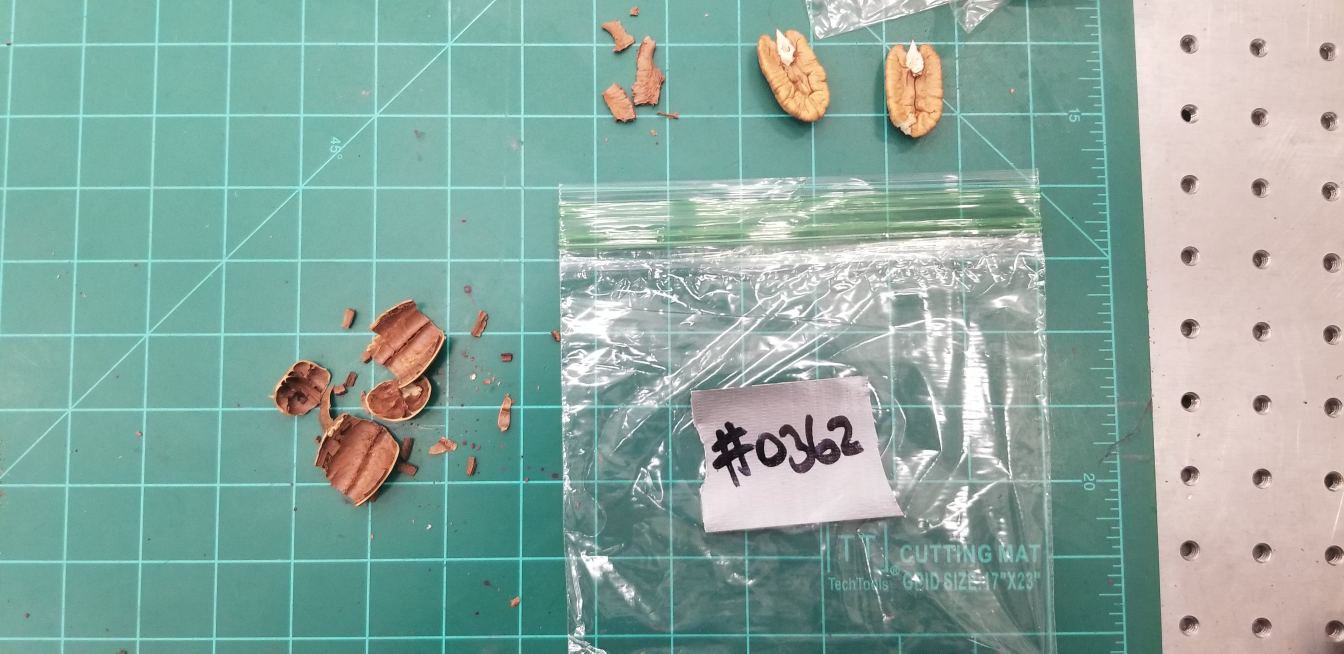
%> input picture 20220227_142257.jpg, 4032 x 1960 px (shown at 1/3 size)
$ octave --eval "result = pecan_property_get('20220227_142257.jpg');"   (GNU Octave 9; MATLAB toolbox functions it lacks are replaced by stand-ins)
%> lines starting %> are read from the running program, lines starting %| are printed output that depends on the picture; in (x1, y1, x2, y2) boxes, pixels count from 0 and x2, y2 are one past the last pixel; in counts of white or black regions, pixels touching at a corner belong together; the program's own positions count from 1
### DataProcessing/pecan_property_get.m
% [225 lines left out: function pecan_property_get, not called in this run]

### pecan_calibration.m
function calib = pecan_calibration(val,varargin)

%%%%%%%%%%%%%%%%%%%%%%%%%%%%%%%%%%%%%%%%%%%%%%%%%%%%%%%%%%%%%%%%%%%%%%%%%%%
% DDSL - Pecan Project
%
% Calibrate length or area of pecan to mm or mm^2, depending on user
% inputs.
%
% Author: Dani Agramonte
% Last Updated: 03.16.22
%
%%%%%%%%%%%%%%%%%%%%%%%%%%%%%%%%%%%%%%%%%%%%%%%%%%%%%%%%%%%%%%%%%%%%%%%%%%%

% parse inputs into function
[x, param] = parseinputs(val,varargin);

% Change the current folder to the folder of this m-file.
if(~isdeployed)
  cd(fileparts(which(mfilename)));
end

% calibration constant
calib_constant = 9.4;

% calibrate values
if param == true
    calib = x./calib_constant;
else
    calib = x./(calib_constant^2);
end


end % pecan_calibration

%-----------END MAIN FUNCTION-----------%

function [x, param] = parseinputs(x,varargin)
% PARSEINPUTS put x in the correct form, and parse user parameters

% CHECK x
% Make sure x is Nx1
if size(x, 1) == 1
    x = x';
end
if size(x, 2) ~= 1
    error('pecan_calibration:InvalidDimension', ...
        'Input matrix must be one dimensional')
end

% Determine if we are calibrating to area or distance
if ~isempty(varargin{1}) && strncmpi(varargin{1},'distance',...
        length(varargin{1}))
    param = true;
elseif ~isempty(varargin{1}) && strncmpi(varargin{1},'area',...
        length(varargin{1}))
    param = false;
else
    param = true;
end

end % parseinputs

### pecan_property_get.m
function [area,pec_length,pec_width,bounding_box,bw,ecc,ext] = pecan_property_get(path,...
    varargin)
%> called with path = '20220227_142257.jpg'

%%%%%%%%%%%%%%%%%%%%%%%%%%%%%%%%%%%%%%%%%%%%%%%%%%%%%%%%%%%%%%%%%%%%%%%%%%%
% DDSL - Pecan Project
%
% Image processing script to get properties from an uncalibrated pecan
% image
%
% Author: Dani Agramonte
% Last Updated: 04.11.22
%
% Inputs
% ---------------
% path                 : path of image. must be an absolute path
% varargin             : optional inputs (see explanation)
%
% Optional Inputs
% ---------------
% debug                : go into debug mode. show binary image. takes true
%                        or false values. false by default
% bounding_box         : turn bounding box around all images on. takes true
%                        or false values. false by default
% delay_figure         : delay creation of figure. takes true or false values
%                        false by default
%
%%%%%%%%%%%%%%%%%%%%%%%%%%%%%%%%%%%%%%%%%%%%%%%%%%%%%%%%%%%%%%%%%%%%%%%%%%%

% parse inputs with auxiliary function
[path,params] = parseinputs(path,varargin{:});

% read image from file
I_raw = imread(path);

%%%% -- Note -- %%%%
% deal with matlab not properly handling the orientation property

% get image info
I_info = imfinfo(path);

% orient image properly
if isfield(I_info,'Orientation')

    % get orientation property
    EXIF_Orientation = I_info.Orientation;

    %%%%%%%%%% ------------ %%%%%%%%%%%%
    % note: only non mirror exif
    % orientation values are currently
    % supported
    %%%%%%%%%% ------------ %%%%%%%%%%%%

    switch EXIF_Orientation
        case 1
            % do nothing
        case 6
            % rotate 90 deg cw
            I_raw = rot90(I_raw,-1);
        case 3
            % rotate 180 deg ccw
            I_raw = rot90(I_raw,2);
        case 8
            % rotate 90 deg ccw
            I_raw = rot90(I_raw,1);
        otherwise
            error('Orientation Property Value NOT Recognized')
    end
end

% get image dimensions
im_dims = size(I_raw);
%> im_dims = [4032 1960 3]

if (im_dims(1) == 4032)&&(im_dims(2) == 1960)
    % if image dims are flipped, rotate ccw
    I_raw = rot90(I_raw);
elseif ~((im_dims(1) == 1960)&&(im_dims(2) == 4032))
    % dimensions aren't compatible with what is expected from the camera
    error('pecan_property_get:image is not correctly size');
end

% crop image
imStep1 = imcrop(I_raw,[1500 150 1500 950]);
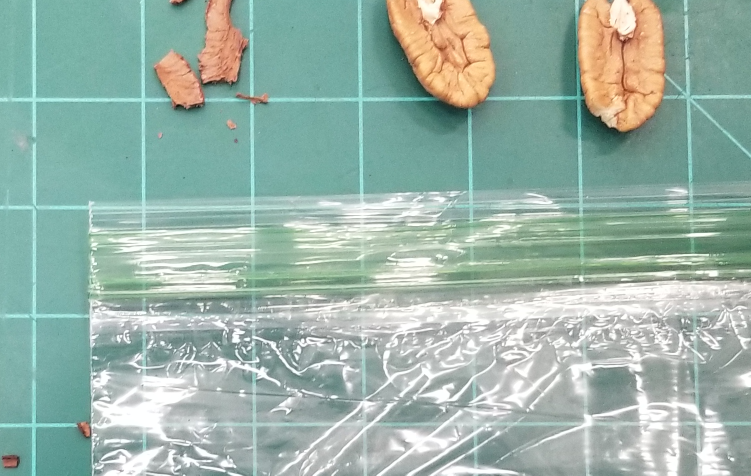
%> imStep1: size 951x1501x3 uint8 (shown at 1/2 size); mean R, G, B 155.3, 179.6, 169.3

% convert to grayscale
imStep2 = rgb2gray(imStep1);
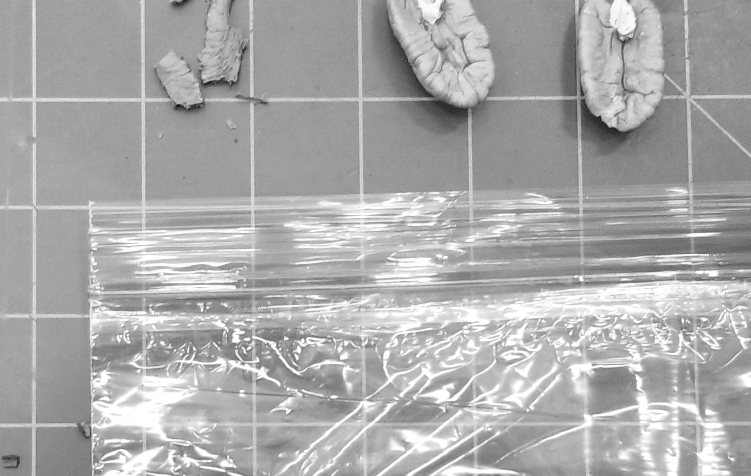
%> imStep2: size 951x1501 uint8 (shown at 1/2 size); min 9, max 255, mean 171.2

% binarize image and invert to create mask
imStep3 = ~imbinarize(imStep2,'adaptive','Sensitivity',0.7);
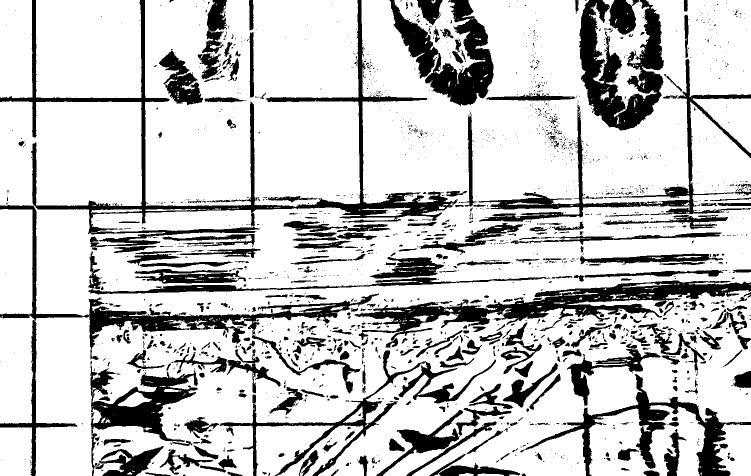
%> imStep3: size 951x1501 logical (shown at 1/2 size); 78.3% white; 1946 black regions (1501 under 20 px), largest, box (x1, y1, x2, y2) and area: (0, 0, 915, 951) 56477, (709, 561, 1501, 696) 25645, (1158, 0, 1328, 261) 22161

% perform light opening operation to remove noise
imStep4 = imopen(imStep3,strel('Disk',1));
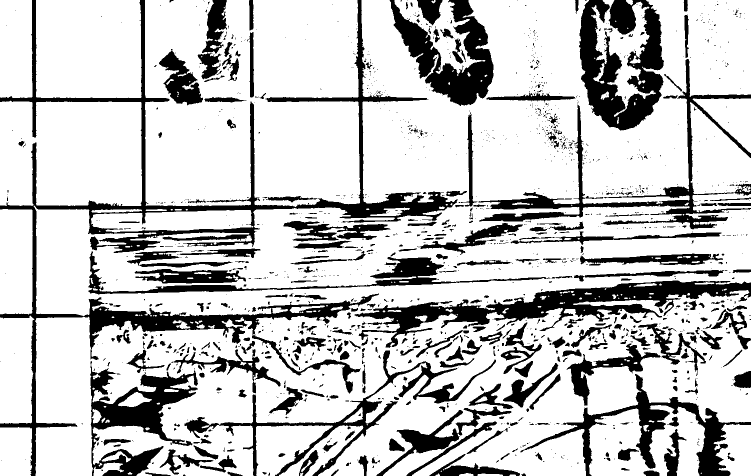
%> imStep4: size 951x1501 logical (shown at 1/2 size); 77.6% white; 1510 black regions (1140 under 20 px), largest, box (x1, y1, x2, y2) and area: (0, 0, 915, 951) 61609, (709, 561, 1501, 696) 27636, (1158, 0, 1328, 261) 25585

% perform closing operation
imStep5 = imclose(imStep4,strel('Disk',7));
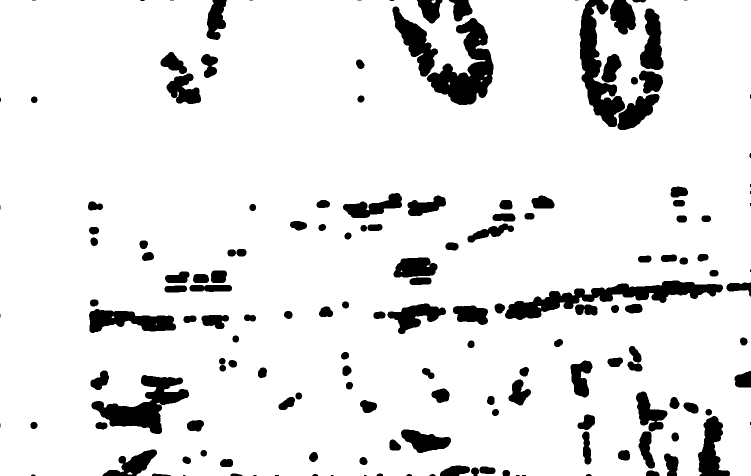
%> imStep5: size 951x1501 logical (shown at 1/2 size); 90% white; 162 black regions (27 under 20 px), largest, box (x1, y1, x2, y2) and area: (1010, 561, 1446, 640) 11474, (854, 36, 987, 210) 10792, (1159, 0, 1250, 254) 9615

% fill in remaining holes in image
imStep6 = imfill(imStep5,8,'holes');
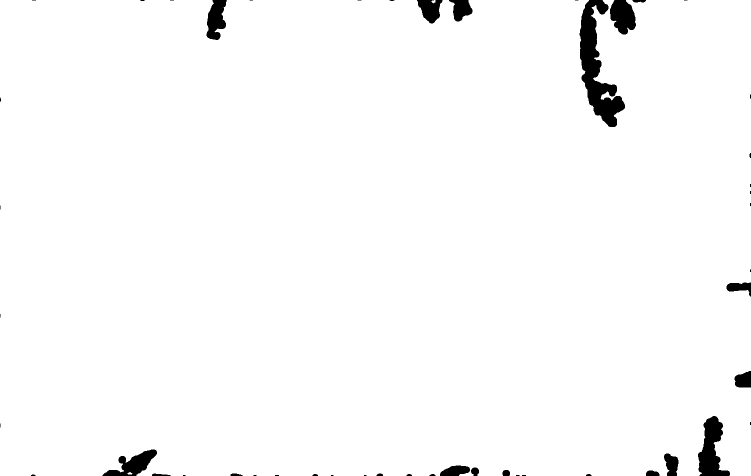
%> imStep6: size 951x1501 logical (shown at 1/2 size); 98% white; 49 black regions (27 under 20 px), largest, box (x1, y1, x2, y2) and area: (1159, 0, 1250, 254) 9615, (1396, 832, 1460, 951) 4137, (1220, 0, 1272, 69) 2607

% filter out every object except for the largest one
bw = bwareafilt(imStep6,1);
%> bw: size 951x1501 logical; 98% white; 49 black regions (27 under 20 px)

% find the area of the projected pecan
s = regionprops(bw,'ConvexArea','BoundingBox','Eccentricity','Extent');
%> s = 1 region; box (x1, y1, x2, y2), Eccentricity, Extent and ConvexArea: (0, 0, 1501, 951) 0.779 0.98 1427451
area = pecan_calibration(s(1).ConvexArea,'area');
%> in parseinputs, `x = x';`: x = 1427451
%> in pecan_calibration, `[x, param] = parseinputs(val,varargin);`: param = false
%> in pecan_calibration, `calib = x./(calib_constant^2);`: calib = 16154.9
%> area = 16154.9

% find length and width of pecan
dims = pecan_calibration(s(1).BoundingBox,'distance');
%> dims = [0.0532; 0.0532; 159.7; 101.2]

% find extent
ext = s.Extent;
%> ext = 0.98

% find eccentricity
ecc = s.Eccentricity;
%> ecc = 0.779


% remove shift in box
dims = dims(3:4);
%> dims = [159.7; 101.2]
pec_length = max(dims);
%> pec_length = 159.7
pec_width = min(dims);
%> pec_width = 101.2

% bounding box info in terms of pixels
bounding_box = s(1).BoundingBox;
%> bounding_box = [0.5 0.5 1501 951]
%> `result = pecan_property_get('20220227_142257.jpg');`: result = 16154.9

if params.debug
    % create figure and figure handle
    h = figure;

    % get current axis
    ax = gca;

    if params.delay_figure
        set(h, 'Visible', 'off');
        drawnow;
    end

    imshow(imStep1,'Parent',ax)
    showMaskAsOverlay(0.15,bw,'r')

    if params.bounding_box
        hold on
        rectangle('Position',bounding_box,'EdgeColor','b')
    end
end


%-----------END MAIN FUNCTION-----------%

% [76 lines left out: function parseinputs, not called in this run]

end
